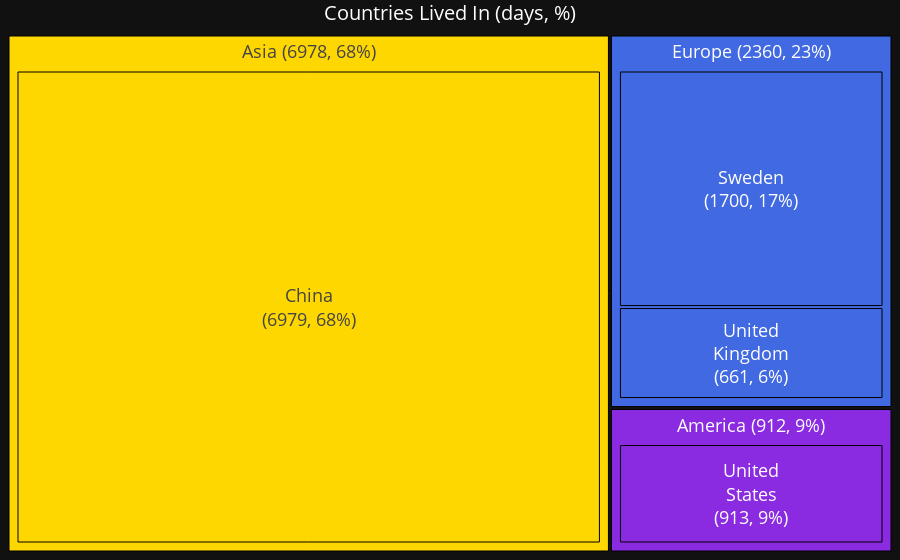

Source (notebook cell):
### Code cell
NUM_COLS = df.select_dtypes(include='number').columns.tolist()
df_country = df.groupby(['country','continent'])[NUM_COLS].sum().reset_index()

create_tree(
    df=df_country[df_country['country'].isin(COUNTRIES_LIVED)],
    feat='country',
    var='total_days',
    flag='continent',
    group_flag=True,
    color_dict=COLOR_DICT,
    font_size_dict=FONT_SIZE_DICT,
    title='Countries Lived In (days, %)',
    threshold=365,
    threshold_global=False,
    save_path='../attachments/tree_travel_all.html',
    #save_path=None
    )

### Figure 1 — Plotly figure (JSON) as saved in the notebook; plotly's stock layout.template omitted (floating-point values rounded to 4 significant figures)
{"data": [{"branchvalues": "total", "hoverinfo": "none", "ids": ["America", "Asia", "Europe", "America | United<br>States", "Asia | China", "Europe | Sweden", "Europe | United<br>Kingdom"], "labels": ["<br><br>America (912, 9%)", "<br><br>Asia (6978, 68%)", "<br><br>Europe (2360, 23%)", "United<br>States", "China", "Sweden", "United<br>Kingdom"], "marker": {"colors": ["blueviolet", "gold", "royalblue", "blueviolet", "gold", "royalblue", "royalblue"], "line": {"color": "black", "width": 1}}, "parents": ["", "", "", "America", "Asia", "Europe", "Europe"], "textfont": {"size": 18}, "textinfo": "label+value+percent root", "textposition": "middle center", "texttemplate": "%{label}<br>(%{value:.0f}, %{percentRoot:.0%})", "type": "treemap", "values": [913.0, 6979.0, 2360.0, 913.0, 6979.0, 1700.0, 661.0]}], "layout": {"font": {"color": "white", "size": 18}, "margin": {"b": 0, "l": 0, "r": 0, "t": 0}, "title": {"font": {"size": 20}, "text": "Countries Lived In (days, %)", "x": 0.5, "xanchor": "center", "y": 0.99, "yanchor": "top"}, "uniformtext": {"minsize": 18, "mode": "show"}}}
